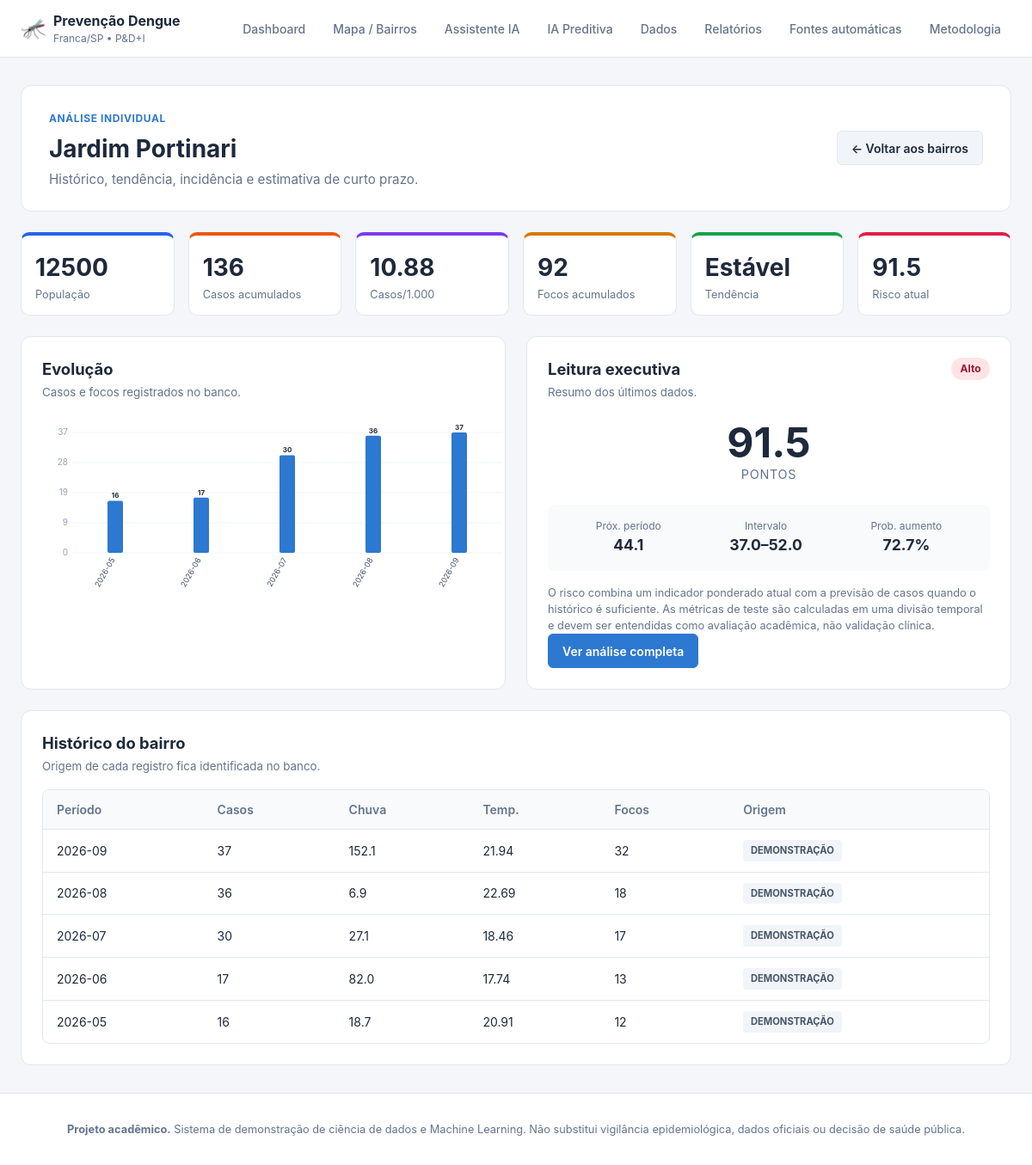
The page /bairro/13 on the database as committed earlier.
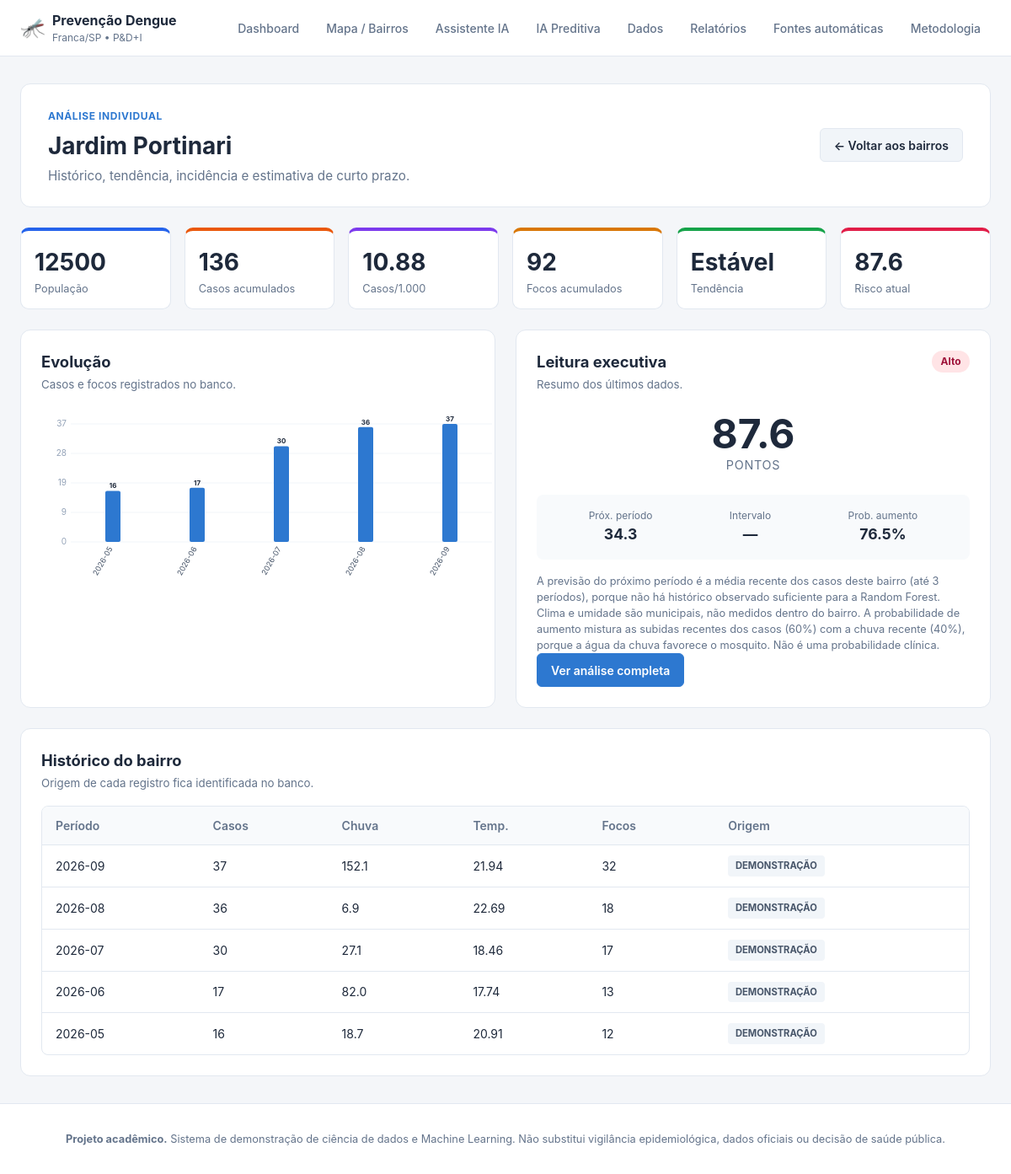
The same page on the database as committed later.
### tables this page shows
CREATE TABLE bairros (
            id INTEGER PRIMARY KEY AUTOINCREMENT,
            nome TEXT NOT NULL UNIQUE,
            populacao INTEGER
        , codigo_ibge_bairro TEXT, latitude REAL, longitude REAL, populacao_origem TEXT DEFAULT 'manual', geometria_origem TEXT);

CREATE TABLE previsoes (
            id INTEGER PRIMARY KEY AUTOINCREMENT,
            bairro_id INTEGER NOT NULL,
            data_previsao TEXT DEFAULT CURRENT_TIMESTAMP,
            pontuacao_risco REAL NOT NULL,
            classificacao TEXT NOT NULL,
            fatores_principais TEXT,
            metodo TEXT,
            mae_modelo REAL,
            rmse_modelo REAL,
            r2_modelo REAL,
            mae_teste REAL,
            rmse_teste REAL,
            r2_teste REAL,
            registro_referencia_id INTEGER,
            previsao_casos REAL,
            limite_inferior REAL,
            limite_superior REAL,
            probabilidade_aumento REAL,
            horizonte_periodos INTEGER DEFAULT 1,
            observacao TEXT,
            FOREIGN KEY (bairro_id) REFERENCES bairros(id) ON DELETE CASCADE
        );

CREATE TABLE dados_historicos (
            id INTEGER PRIMARY KEY AUTOINCREMENT,
            bairro_id INTEGER NOT NULL,
            periodo TEXT NOT NULL,
            casos_dengue INTEGER NOT NULL DEFAULT 0,
            chuva_mm REAL NOT NULL DEFAULT 0,
            temperatura_media REAL NOT NULL DEFAULT 0,
            focos_mosquito INTEGER NOT NULL DEFAULT 0,
            origem TEXT DEFAULT 'demonstração',
            data_cadastro TEXT DEFAULT CURRENT_TIMESTAMP, chuva_origem TEXT DEFAULT 'manual', temperatura_origem TEXT DEFAULT 'manual', casos_origem TEXT DEFAULT 'manual', focos_origem TEXT DEFAULT 'manual',
            UNIQUE(bairro_id, periodo),
            FOREIGN KEY (bairro_id) REFERENCES bairros(id) ON DELETE CASCADE
        );

### app.py (the view)
@app.route("/bairro/<int:bairro_id>")
def detalhe_bairro(bairro_id):
    conn = get_db()
    bairro = conn.execute("SELECT * FROM bairros WHERE id=?", (bairro_id,)).fetchone()
    if not bairro:
        abort(404)
    registros = conn.execute("""
        SELECT * FROM dados_historicos WHERE bairro_id=? ORDER BY periodo ASC, id ASC
    """, (bairro_id,)).fetchall()
    previsao = conn.execute("""
        SELECT * FROM previsoes WHERE bairro_id=? ORDER BY id DESC LIMIT 1
    """, (bairro_id,)).fetchone()
    total_casos = sum(r["casos_dengue"] for r in registros)
    total_focos = sum(r["focos_mosquito"] for r in registros)
    incidencia = (
        total_casos / bairro["populacao"] * 1000
        if populacao_confiavel(bairro["populacao"], bairro["populacao_origem"])
        else None
    )
    tendencia = tendencia_bairro(conn, bairro_id)
    labels = [r["periodo"] for r in registros]
    casos = [r["casos_dengue"] for r in registros]
    chuva = [r["chuva_mm"] for r in registros]
    focos = [r["focos_mosquito"] for r in registros]
    return render_template(
        "bairro_detalhe.html", bairro=bairro, registros=registros, previsao=previsao,
        total_casos=total_casos, total_focos=total_focos,
        incidencia=round(incidencia, 2) if incidencia is not None else None,
        tendencia=tendencia, labels=labels, casos=casos, chuva=chuva, focos=focos,
    )

### app.py (called while the page is built, shortened)
def _configurar_conexao(conn):
    conn.row_factory = sqlite3.Row
    conn.execute(f"PRAGMA busy_timeout = {SQLITE_BUSY_TIMEOUT_MS}")
    conn.execute("PRAGMA foreign_keys = ON")
    try:
        conn.execute("PRAGMA journal_mode = WAL")
    except sqlite3.DatabaseError:
        pass
    return conn

def get_db():
    if "db" not in g:
        g.db = _configurar_conexao(sqlite3.connect(DB_PATH, timeout=30))
    return g.db

@app.teardown_appcontext
def fechar_db(exception=None):
    db = g.pop("db", None)
    if db is not None:
        db.close()

@app.context_processor
def contexto_global():
    def csrf_token():
        token = session.get("_csrf")
        if not token:
            token = secrets.token_urlsafe(32)
            session["_csrf"] = token
        return token
    return {"csrf_token": csrf_token, "status_origem_foco": status_origem_foco}

@app.before_request
def proteger_post():
    if request.method != "POST":
        return

def _registros_bairro_ordenados(conn, bairro_id):
    rows = conn.execute(
        "SELECT * FROM dados_historicos WHERE bairro_id=?",
        (bairro_id,),
    ).fetchall()
    return sorted(rows, key=lambda x: (_periodo_ordem(x["periodo"]), x["id"]))

def _tendencia_de_casos(atual, anterior):
    if anterior is None:
        return {"texto": "Sem comparação", "classe": "neutro", "variacao": None}
    atual_f, anterior_f = float(atual), float(anterior)
    if anterior_f == 0:
        variacao = 100.0 if atual_f > 0 else 0.0
    else:
        variacao = (atual_f - anterior_f) / anterior_f * 100
    if variacao > 5:
        texto, classe = "Subindo", "alta"
    elif variacao < -5:
        texto, classe = "Caindo", "baixa"
    else:
        texto, classe = "Estável", "neutro"
    return {"texto": texto, "classe": classe, "variacao": round(variacao, 1)}

def _serie_para_analise(rows):
    observados = [r for r in rows if origem_permite_treino(r["origem"], r["casos_origem"])]
    return observados if observados else list(rows)

def tendencia_bairro(conn, bairro_id):
    serie = _serie_para_analise(_registros_bairro_ordenados(conn, bairro_id))
    if len(serie) < 2:
        return _tendencia_de_casos(None, None)
    return _tendencia_de_casos(serie[-1]["casos_dengue"], serie[-2]["casos_dengue"])

### integridade.py (called while the page is built)
def _texto(valor):
    return str(valor or "").strip().lower()

### templates/bairro_detalhe.html (shortened to what this page needs)
{% extends "base.html" %}
{% block conteudo %}
<section class="hero hero-menor">
  <div><span class="eyebrow">ANÁLISE INDIVIDUAL</span><h1>{{ bairro.nome }}</h1><p class="subtitulo">Histórico, tendência, incidência e estimativa de curto prazo.</p></div>
  <a href="{{ url_for('bairros_page') }}" class="botao botao-secundario">← Voltar aos bairros</a>
</section>
<section class="cartoes cartoes-6">
  <div class="cartao acento-azul"><span class="cartao-numero">{{ bairro.populacao or '—' }}</span><span class="cartao-label">População</span></div>
  <div class="cartao acento-laranja"><span class="cartao-numero">{{ total_casos }}</span><span class="cartao-label">Casos acumulados</span></div>
  <div class="cartao acento-roxo"><span class="cartao-numero">{{ incidencia if incidencia is not none else '—' }}</span><span class="cartao-label">Casos/1.000</span></div>
  <div class="cartao acento-amarelo"><span class="cartao-numero">{{ total_focos }}</span><span class="cartao-label">Focos acumulados</span></div>
  <div class="cartao acento-verde"><span class="cartao-numero">{{ tendencia.texto }}</span><span class="cartao-label">Tendência</span></div>
  <div class="cartao acento-vermelho"><span class="cartao-numero">{{ previsao.pontuacao_risco if previsao else '—' }}</span><span class="cartao-label">Risco atual</span></div>
</section>
<section class="grid-2">
  <div class="painel"><div class="painel-cabecalho"><div><h2>Evolução</h2><small>Casos e focos registrados no banco.</small></div></div><div class="grafico-wrap alto"><canvas id="graficoBairro"></canvas></div></div>
  <div class="painel">
    <div class="painel-cabecalho"><div><h2>Leitura executiva</h2><small>Resumo dos últimos dados.</small></div>{% if previsao %}<span class="selo selo-{{ 'vermelho' if previsao.classificacao=='Alto' else ('amarelo' if previsao.classificacao=='Médio' else 'verde') }}">{{ previsao.classificacao }}</span>{% endif %}</div>
    {% if previsao %}
      <div class="resultado-mini"><strong>{{ previsao.pontuacao_risco }}</strong><span>pontos</span></div>
      <div class="metricas-resultado">
        <div><span>Próx. período</span><strong>{{ '%.1f'|format(previsao.previsao_casos) if previsao.previsao_casos is not none else '—' }}</strong></div>
        <div><span>Intervalo</span><strong>{% if previsao.limite_inferior is not none %}{{ '%.1f'|format(previsao.limite_inferior) }}–{{ '%.1f'|format(previsao.limite_superior) }}{% else %}—{% endif %}</strong></div>
        <div><span>Prob. aumento</span><strong>{{ '%.1f'|format(previsao.probabilidade_aumento*100) ~ '%' if previsao.probabilidade_aumento is not none else '—' }}</strong></div>
      </div>
      <p class="nota">{{ previsao.observacao }}</p>
      <a class="botao botao-primario" href="{{ url_for('previsao',bairro=bairro.id) }}">Ver análise completa</a>
    {% else %}<p class="vazio">Ainda não há previsão para este bairro.</p><a class="botao botao-primario" href="{{ url_for('previsao',bairro=bairro.id) }}">Gerar análise</a>{% endif %}
  </div>
</section>
<section class="painel">
  <div class="painel-cabecalho"><div><h2>Histórico do bairro</h2><small>Origem de cada registro fica identificada no banco.</small></div></div>
  <div class="tabela-scroll"><table class="tabela tabela-compacta">
    <thead><tr><th>Período</th><th>Casos</th><th>Chuva</th><th>Temp.</th><th>Focos</th><th>Origem</th></tr></thead>
    <tbody>{% for r in registros|reverse %}<tr><td>{{ r.periodo }}</td><td>{{ r.casos_dengue }}</td><td>{{ r.chuva_mm }}</td><td>{{ r.temperatura_media }}</td><td>{{ r.focos_mosquito }}</td><td><span class="tag tag-neutro">{{ r.origem }}</span></td></tr>{% else %}<tr><td colspan="6" class="vazio">Nenhum registro.</td></tr>{% endfor %}</tbody>
  </table></div>
</section>
{% endblock %}

### templates/base.html (shortened to what this page needs)
<!doctype html>
<html lang="pt-BR">
<head>
  <link rel="stylesheet" href="{{ url_for('static', filename='style.css') }}">
</head>
<body>
<header class="topo">
  <div class="topo-conteudo">
    <a class="marca" href="{{ url_for('index') }}">
      <span class="marca-icone">🦟</span>
      <span><strong>Prevenção Dengue</strong><small>Franca/SP • P&D+I</small></span>
    </a>
    <nav class="menu" aria-label="Navegação principal">
      <a href="{{ url_for('index') }}" class="{{ 'ativo' if request.path == '/' else '' }}">Dashboard</a>
      <a href="{{ url_for('bairros_page') }}" class="{{ 'ativo' if request.path == '/bairros' else '' }}">Mapa / Bairros</a>
      <a href="{{ url_for('assistente') }}" class="{{ 'ativo' if request.path == '/assistente' else '' }}">Assistente IA</a>
      <a href="{{ url_for('previsao') }}" class="{{ 'ativo' if request.path == '/previsao' else '' }}">IA Preditiva</a>
      <a href="{{ url_for('cadastro') }}" class="{{ 'ativo' if request.path == '/cadastro' else '' }}">Dados</a>
      <a href="{{ url_for('relatorios') }}" class="{{ 'ativo' if request.path == '/relatorios' else '' }}">Relatórios</a>
      <a href="{{ url_for('fontes') }}" class="{{ 'ativo' if request.path == '/fontes' else '' }}">Fontes automáticas</a>
      <a href="{{ url_for('metodologia') }}" class="{{ 'ativo' if request.path == '/metodologia' else '' }}">Metodologia</a>
    </nav>
  </div>
</header>
<main class="conteudo">
  {% block conteudo %}{% endblock %}
</main>
<footer class="rodape">
  <strong>Projeto acadêmico.</strong> Sistema de demonstração de ciência de dados e Machine Learning.
  Não substitui vigilância epidemiológica, dados oficiais ou decisão de saúde pública.
</footer>
</body>
</html>

Rows that differ between the two databases and show on the page:
no longer on this page (row unchanged): previsoes: pontuacao_risco "91.5", classificacao "Alto", previsao_casos "44.1", limite_inferior "37.0", limite_superior "52.0", probabilidade_aumento "72.7%", observacao "O risco combina um indicador ponderado atual com a previsão de casos quando o histórico é suficiente. As métricas de teste são calculadas em uma divisão temporal e devem ser entendidas como avaliação acadêmica, não validação clínica."
added previsoes: pontuacao_risco "87.6", classificacao "Alto", previsao_casos "34.3", probabilidade_aumento "76.5%", observacao "A previsão do próximo período é a média recente dos casos deste bairro (até 3 períodos), porque não há histórico observado suficiente para a Random Forest. Clima e umidade são municipais, não medidos dentro do bairro. A probabilidade de aumento mistura as subidas recentes dos casos (60%) com a chuva recente (40%), porque a água da chuva favorece o mosquito. Não é uma probabilidade clínica."
